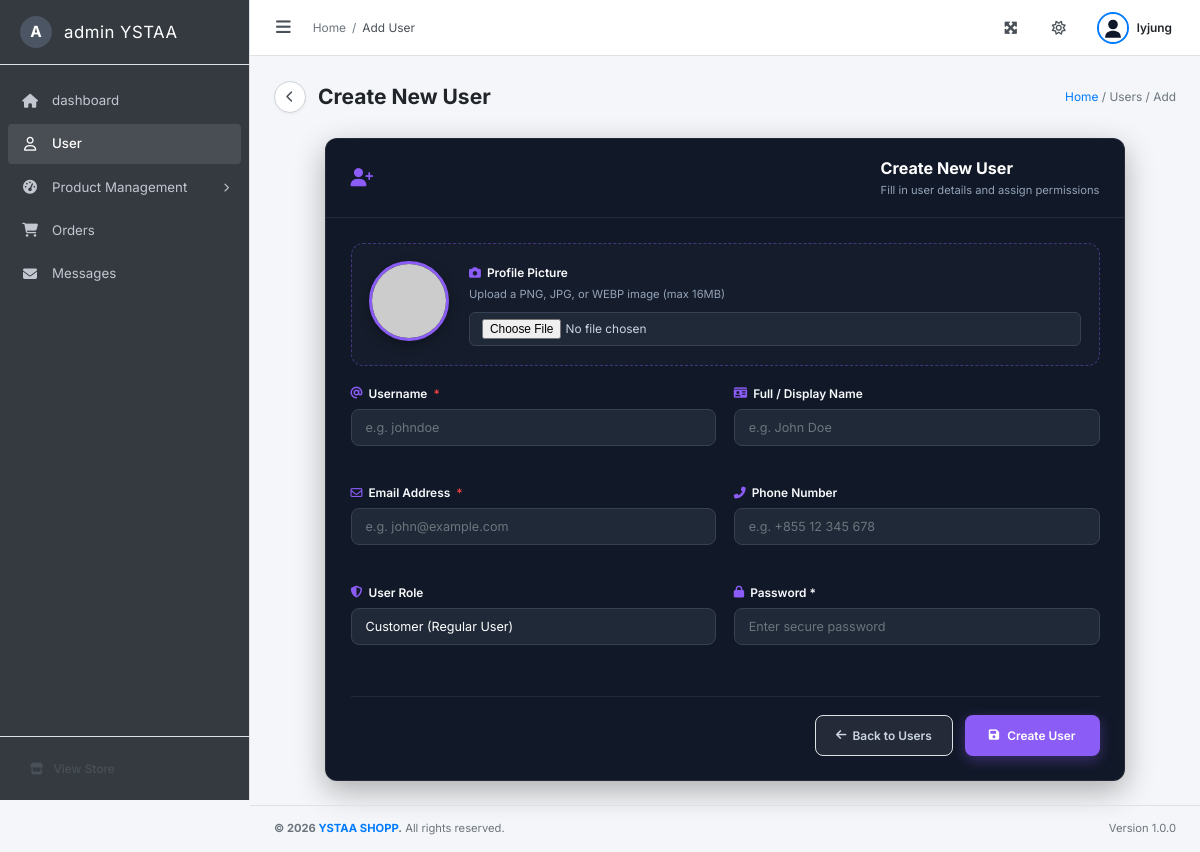
/admin/user/create (signed in), run on the app's committed database.
### models/user.py (models this page shows, shortened)
class User(db.Model):
    __tablename__ = 'users'
    id = db.Column(db.Integer, primary_key=True)
    username = db.Column(db.String(80), unique=True, nullable=False)
    email = db.Column(db.String(120), unique=True, nullable=False)
    password = db.Column(db.String(255), nullable=False)
    phone_number = db.Column(db.String(20), nullable=True)
    role = db.Column(db.String(20), default='customer')
    name = db.Column(db.String(80), nullable=True)
    profile_image = db.Column(db.String(255), default='no-profile.png')
    create_at = db.Column(db.DateTime, default=datetime.utcnow)
    @property
    def image(self):
        return self.profile_image

### admin/user.py (the view, shortened to what this page needs)
@admin_bp.route("/user/create", methods=["GET", "POST"])
def user_create():
    denied = admin_only_check()
    if denied:
        return denied
    return render_template("admin/user/create.html")

### templates/admin/user/create.html
{% extends "admin/user_form.html" %}

### templates/admin/user_form.html (shortened to what this page needs)
{% extends "admin/layout.html" %}
{% block breadcrumb %}{{ 'Edit User' if edit_mode else 'Add User' }}{% endblock %}
{% block page_title %}{{ 'Edit User: ' + (user.name or edit_username) if edit_mode else 'Create New User' }}{% endblock %}
{% block page_breadcrumb %}Users / {{ 'Edit' if edit_mode else 'Add' }}{% endblock %}
{% block content %}
<div class="card card-form" style="max-width: 800px; margin: 0 auto; background: #111827; border: 1px solid rgba(255,255,255,0.08); border-radius: 12px; box-shadow: 0 10px 30px rgba(0,0,0,0.3);">
    <div class="card-header" style="padding: 1.25rem 1.75rem; border-bottom: 1px solid rgba(255,255,255,0.08); display: flex; align-items: center; gap: 12px;">
        <i class="fas {{ 'fa-user-edit' if edit_mode else 'fa-user-plus' }}" style="font-size: 1.3rem; color: #8b5cf6;"></i>
        <div>
            <h3 class="card-title" style="margin: 0; font-size: 1.15rem; font-weight: 700; color: #fff;">
                {{ 'Edit User Account' if edit_mode else 'Create New User' }}
            </h3>
            <p style="margin: 0; font-size: 0.8rem; color: #94a3b8;">
                {{ 'Update account credentials, profile photo, and permissions' if edit_mode else 'Fill in user details and assign permissions' }}
            </p>
        </div>
    </div>
    <div class="card-body" style="padding: 1.75rem;">
        <form method="POST" enctype="multipart/form-data" action="{{ url_for('admin_user.user_edit', id=user.id) if edit_mode else url_for('admin_user.user_create') }}" style="display: flex; flex-direction: column; gap: 1.25rem;">
            {% set avatar_src = (user.profile_image if user else user_data.profile_image) if edit_mode else '' %}
            {% if avatar_src and not avatar_src.startswith('/') and not avatar_src.startswith('http') and not avatar_src.startswith('data:') and avatar_src != 'no-profile.png' %}
                {% set avatar_src = '/static/uploads/' + avatar_src %}
            {% endif %}
            <div style="background: rgba(255,255,255,0.02); border: 1px dashed rgba(139, 92, 246, 0.4); border-radius: 12px; padding: 1.25rem; display: flex; align-items: center; gap: 20px;">
                <div style="position: relative;">
                    <img id="avatarPreview" src="{{ avatar_src if (avatar_src and avatar_src != 'no-profile.png') else 'https://ui-avatars.com/api/?name=' + (edit_username or 'User') + '&background=7c3aed&color=fff' }}"
                         alt="Preview"
                         style="width: 80px; height: 80px; border-radius: 50%; object-fit: cover; border: 3px solid #8b5cf6; box-shadow: 0 4px 12px rgba(0,0,0,0.3);">
                </div>
                <div style="flex: 1;">
                    <label class="form-label" style="font-weight: 600; color: #f8fafc; margin-bottom: 4px; display: flex; align-items: center; gap: 6px;">
                        <i class="fas fa-camera" style="color: #8b5cf6;"></i> Profile Picture
                    </label>
                    <p style="font-size: 0.8rem; color: #94a3b8; margin-bottom: 8px;">Upload a PNG, JPG, or WEBP image (max 16MB)</p>
                    <input type="file" id="profile" name="profile" accept="image/*" class="form-control" style="background: #1f2937; border: 1px solid #374151; color: #cbd5e1; padding: 6px 12px; border-radius: 6px; font-size: 0.85rem;" onchange="previewImage(this)">
                </div>
            </div>
            <div style="display: grid; grid-template-columns: 1fr 1fr; gap: 1.25rem;">
                <div class="form-group">
                    <label for="username" class="form-label" style="font-weight: 600; color: #f8fafc; display: flex; align-items: center; gap: 6px; margin-bottom: 6px;">
                        <i class="fas fa-at" style="color: #8b5cf6;"></i> Username <span style="color: #ef4444;">*</span>
                    </label>
                    <input type="text" id="username" name="username" class="form-control"
                           value="{{ edit_username if edit_mode else '' }}"
                           placeholder="e.g. johndoe" required style="background: #1f2937; border: 1px solid #374151; color: #fff; border-radius: 8px; padding: 10px 14px;">
                </div>
                <div class="form-group">
                    <label for="name" class="form-label" style="font-weight: 600; color: #f8fafc; display: flex; align-items: center; gap: 6px; margin-bottom: 6px;">
                        <i class="fas fa-id-card" style="color: #8b5cf6;"></i> Full / Display Name
                    </label>
                    <input type="text" id="name" name="name" class="form-control"
                           value="{{ (user.name if user else user_data.name) if edit_mode else '' }}"
                           placeholder="e.g. John Doe" style="background: #1f2937; border: 1px solid #374151; color: #fff; border-radius: 8px; padding: 10px 14px;">
                </div>
            </div>
            <div style="display: grid; grid-template-columns: 1fr 1fr; gap: 1.25rem;">
                <div class="form-group">
                    <label for="email" class="form-label" style="font-weight: 600; color: #f8fafc; display: flex; align-items: center; gap: 6px; margin-bottom: 6px;">
                        <i class="far fa-envelope" style="color: #8b5cf6;"></i> Email Address <span style="color: #ef4444;">*</span>
                    </label>
                    <input type="email" id="email" name="email" class="form-control"
                           value="{{ (user.email if user else user_data.email) if edit_mode else '' }}"
                           placeholder="e.g. john@example.com" required style="background: #1f2937; border: 1px solid #374151; color: #fff; border-radius: 8px; padding: 10px 14px;">
                </div>
                <div class="form-group">
                    <label for="phone_number" class="form-label" style="font-weight: 600; color: #f8fafc; display: flex; align-items: center; gap: 6px; margin-bottom: 6px;">
                        <i class="fas fa-phone-alt" style="color: #8b5cf6;"></i> Phone Number
                    </label>
                    <input type="text" id="phone_number" name="phone_number" class="form-control"
                           value="{{ (user.phone_number if user else user_data.phone_number) if edit_mode else '' }}"
                           placeholder="e.g. +855 12 345 678" style="background: #1f2937; border: 1px solid #374151; color: #fff; border-radius: 8px; padding: 10px 14px;">
                </div>
            </div>
            <div style="display: grid; grid-template-columns: 1fr 1fr; gap: 1.25rem;">
                <div class="form-group">
                    <label for="role" class="form-label" style="font-weight: 600; color: #f8fafc; display: flex; align-items: center; gap: 6px; margin-bottom: 6px;">
                        <i class="fas fa-shield-alt" style="color: #8b5cf6;"></i> User Role
                    </label>
                    {% set current_role = (user.role if user else user_data.get('role', 'customer')) if edit_mode else 'customer' %}
                    <select id="role" name="role" class="form-control" style="background: #1f2937; border: 1px solid #374151; color: #fff; border-radius: 8px; padding: 10px 14px;">
                        <option value="customer" {{ 'selected' if current_role == 'customer' else '' }}>Customer (Regular User)</option>
                    </select>
                </div>
                <div class="form-group">
                    <label for="password" class="form-label" style="font-weight: 600; color: #f8fafc; display: flex; align-items: center; gap: 6px; margin-bottom: 6px;">
                        <i class="fas fa-lock" style="color: #8b5cf6;"></i> {{ 'Change Password' if edit_mode else 'Password *' }}
                    </label>
                    <input type="password" id="password" name="password" class="form-control"
                           placeholder="{{ 'Leave empty to keep current password' if edit_mode else 'Enter secure password' }}"
                           {{ '' if edit_mode else 'required' }} style="background: #1f2937; border: 1px solid #374151; color: #fff; border-radius: 8px; padding: 10px 14px;">
                </div>
            </div>
            <div class="form-actions" style="margin-top: 1rem; padding-top: 1.25rem; border-top: 1px solid rgba(255,255,255,0.08); display: flex; gap: 12px; justify-content: flex-end;">
                <a href="{{ url_for('admin_users') }}" class="btn btn-secondary" style="display: inline-flex; align-items: center; gap: 6px; background: rgba(255,255,255,0.08); color: #cbd5e1; padding: 10px 20px; border-radius: 8px; font-weight: 600; text-decoration: none;">
                    <i class="fas fa-arrow-left"></i> Back to Users
                </a>
                <button type="submit" class="btn btn-primary" style="display: inline-flex; align-items: center; gap: 8px; background: #8b5cf6; border-color: #8b5cf6; padding: 10px 24px; border-radius: 8px; font-weight: 600; box-shadow: 0 4px 14px rgba(139, 92, 246, 0.35);">
                    <i class="fas fa-save"></i> {{ 'Save Changes' if edit_mode else 'Create User' }}
                </button>
            </div>
        </form>
    </div>
</div>
{% endblock %}

### templates/admin/layout.html (shortened to what this page needs)
<!DOCTYPE html>
<html lang="en">
<head>
    <link rel="stylesheet" href="https://cdnjs.cloudflare.com/ajax/libs/font-awesome/6.5.0/css/all.min.css">
    <link rel="stylesheet" href="{{ url_for('static', filename='css/admin.css') }}">
</head>
<body>
    <aside class="sidebar" id="sidebar">
        <div class="sidebar-brand">
            <div class="sidebar-logo-circle">
                <span>{{ 'S' if (logged_in_user_role == 'staff' or session.get('user_role') == 'staff') else 'A' }}</span>
            </div>
            <span class="sidebar-brand-text">{{ 'staff YSTAA' if (logged_in_user_role == 'staff' or session.get('user_role') == 'staff') else 'admin YSTAA' }}</span>
        </div>
        <nav class="sidebar-nav">
            <ul class="sidebar-menu">
                <li class="sidebar-menu-item {% if request.endpoint == 'admin_dashboard' %}active{% endif %}">
                    <a href="{{ url_for('admin_dashboard') }}" class="sidebar-menu-link">
                        <i class="fas fa-home"></i>
                        <span>dashboard</span>
                    </a>
                </li>
                {% if logged_in_user_role != 'staff' and session.get('user_role') != 'staff' %}
                <li class="sidebar-menu-item {% if request.endpoint in ['admin_users', 'admin_add_user', 'admin_edit_user', 'admin.user_index', 'admin.user_create', 'admin.user_edit'] %}active{% endif %}">
                    <a href="{{ url_for('admin_users') }}" class="sidebar-menu-link">
                        <i class="far fa-user"></i>
                        <span>User</span>
                    </a>
                </li>
                {% endif %}
                <li class="sidebar-menu-item has-submenu {% if request.endpoint in ['admin_products', 'admin_add_product', 'admin_edit_product', 'admin_categories'] %}active open{% endif %}">
                    <a href="#" class="sidebar-menu-link submenu-toggle">
                        <i class="fas fa-tachometer-alt"></i>
                        <span>Product Management</span>
                        <i class="fas fa-chevron-right submenu-arrow"></i>
                    </a>
                </li>
                <li class="sidebar-menu-item {% if request.endpoint == 'admin_orders' %}active{% endif %}">
                    <a href="{{ url_for('admin_orders') }}" class="sidebar-menu-link">
                        <i class="fas fa-shopping-cart"></i>
                        <span>Orders</span>
                    </a>
                </li>
                <li class="sidebar-menu-item {% if request.endpoint == 'admin_contacts' %}active{% endif %}">
                    <a href="{{ url_for('admin_contacts') }}" class="sidebar-menu-link">
                        <i class="fas fa-envelope"></i>
                        <span>Messages</span>
                    </a>
                </li>
            </ul>
        </nav>
        <div class="sidebar-footer">
            <a href="{{ url_for('home') }}" class="sidebar-footer-link">
                <i class="fas fa-store"></i>
                <span>View Store</span>
            </a>
        </div>
    </aside>
    <div class="main-wrapper" id="main-wrapper">
        <header class="topbar">
            <div class="topbar-left">
                <button class="sidebar-toggle" id="sidebar-toggle">
                    <i class="fas fa-bars"></i>
                </button>
                <div class="breadcrumb-nav">
                    <span class="breadcrumb-item"><a href="{{ url_for('admin_dashboard') }}">Home</a></span>
                    <span class="breadcrumb-sep">/</span>
                    <span class="breadcrumb-item active">{% block breadcrumb %}Dashboard{% endblock %}</span>
                </div>
            </div>
            <div class="topbar-right">
                <div class="topbar-icon" title="Fullscreen" id="fullscreen-btn">
                    <i class="fas fa-expand-arrows-alt"></i>
                </div>
                <div class="topbar-icon" title="Theme">
                    <i class="far fa-sun"></i>
                </div>
                <div class="topbar-user-menu" id="user-menu-toggle">
                    {% if logged_in_user_pic and 'no-profile' not in logged_in_user_pic %}
                    <img src="{{ logged_in_user_pic }}" alt="Avatar" class="topbar-avatar" onerror="this.onerror=null; this.src='/static/img/default-avatar.svg';">
                    {% else %}
                    <img src="{{ url_for('static', filename='img/default-avatar.svg') }}" alt="Avatar" class="topbar-avatar" style="background: #ffffff; border: 1px solid #e2e8f0;">
                    {% endif %}
                    <span class="topbar-username">{{ logged_in_user_display_name if logged_in_user_display_name else 'Alexander Pierce' }}</span>
                </div>
            </div>
        </header>
        <div class="content-area">
            <div class="page-header">
                <div class="page-title-container">
                    <a href="javascript:history.back()" class="btn-page-back" id="global-back-btn" title="Go Back">
                        <i class="fas fa-chevron-left"></i>
                    </a>
                    <h1 class="page-title">{% block page_title %}Dashboard{% endblock %}</h1>
                </div>
                <div class="page-breadcrumb">
                    <a href="{{ url_for('admin_dashboard') }}">Home</a> /
                    <span>{% block page_breadcrumb %}Dashboard{% endblock %}</span>
                </div>
            </div>
            {% block content %}{% endblock %}
        </div>
        <footer class="admin-footer">
            <div class="footer-left">
                <strong>&copy; 2026 <a href="{{ url_for('home') }}">YSTAA SHOPP</a>.</strong> All rights reserved.
            </div>
            <div class="footer-right">
                <span>Version 1.0.0</span>
            </div>
        </footer>
    </div>
</body>
</html>

### data on the page
User: role "A", role "admin YSTAA", name "lyjung"

### other printed values
{{ 'Edit User' if edit_mode else 'Add User' }} "Add User"
{{ 'Edit' if edit_mode else 'Add' }} "Add"
{{ 'Edit User Account' if edit_mode else 'Create New User' }} "Create New User"
{{ 'Change Password' if edit_mode else 'Password *' }} "Password *"
{{ 'Save Changes' if edit_mode else 'Create User' }} "Create User"
